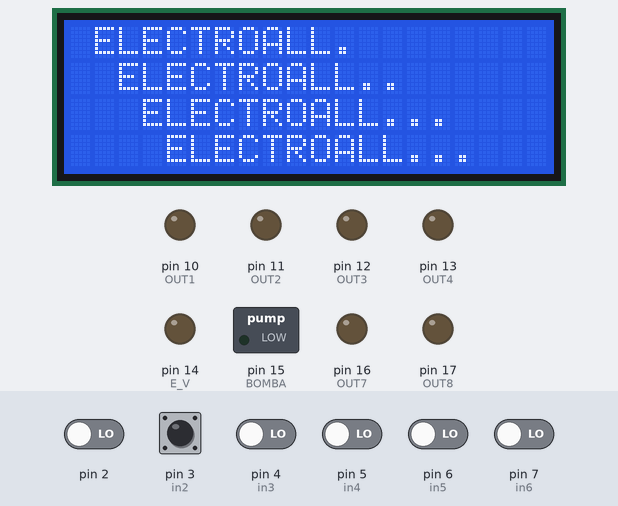
Bench run of a sketch on a simulated Arduino Uno, built with avr-gcc and run on an emulated ATmega328P. On the bench: 20×4 character LCD, switched loads named in the sketch (green lamp = pin HIGH), output pins drawn as LEDs (lit = HIGH). The test bench sets the inputs (shaded band); at power-on: pin 2, pin 3 (in2), pin 4 (in3), pin 5 (in4), pin 6 (in5), pin 7 (in6) LOW.

Above: at 2.3 s.
At 4.4 s:
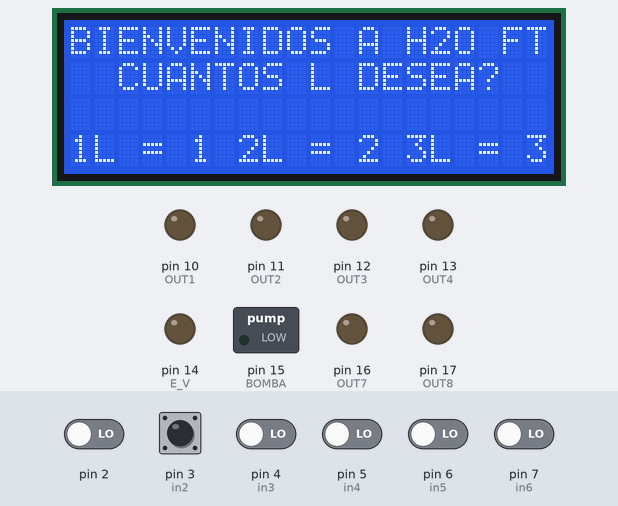
4.5 s: pin 3 (in2) pulsed HIGH 5 times (0.12 s each, 0.3 s apart)
At 6.5 s:
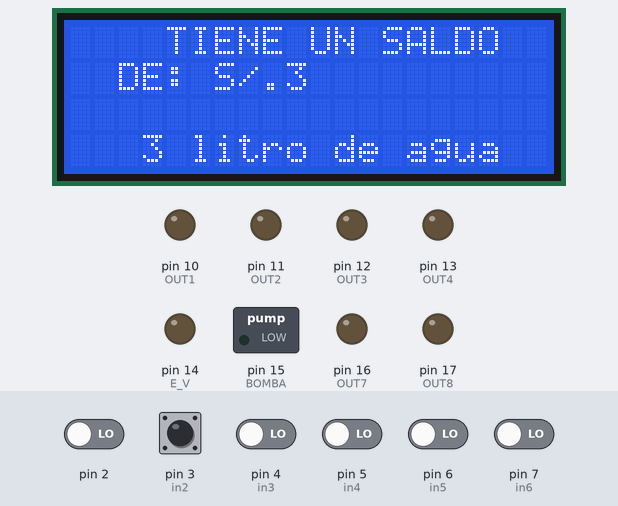
7.5 s: pin 4 (in3) driven HIGH
At 8.7 s:
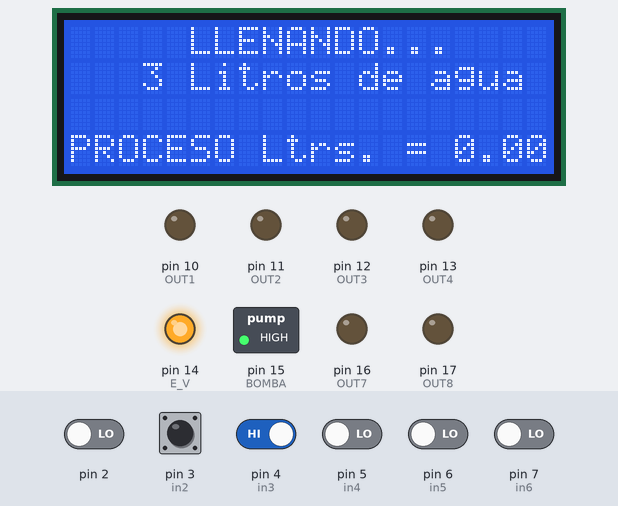
Timing chart, 0 to 10.5 s (numbered marks = the images above; inputs shaded):
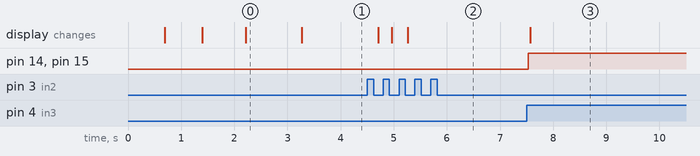

The sketch:

Prueba_Dispensador_Agua.ino
```cpp
#include <LiquidCrystal_I2C.h> // Debe descargar la Libreria que controla el I2C
#include<Wire.h>
LiquidCrystal_I2C lcd(0x27, 20, 4);
// ENTRADAS DIGITALES EXT 12V
const int in2 = 3;
const int in3 = 4;
const int in4 = 5;
const int in5 = 6;
const int in6 = 7;
// ENTRADAS DIP SWITCH
const int in7 = 8;
const int in8 = 9;
// SALIDAS TRANSISTORES
const int OUT1 = 10;
const int OUT2 = 11;
const int OUT3 = 12;
const int OUT4 = 13;
// SALIDAS RELAYS
const int E_V   = 14;
const int BOMBA = 15;
const int OUT7  = 16;
const int OUT8  = 17;
int contador = 0;
volatile double flujo;
int S_F = 0;
int P_C = 0;
int OK  = 0;
int OP2 = 0;
int OP3 = 0;
int RV2 = 0;
int LAST_C_P = 0;
int filling = 0;
int TIME = 3000;
boolean TIEMPO = false;
byte soles = 0;
boolean E0, E1, E2 = false;
boolean T01, T12, T20 = false;
void setup() {
  Serial.begin(9600);
  lcd.init();
  lcd.backlight();
  lcd.setCursor(1, 0);
  lcd.print("ELECTROALL.");
  delay(600);
  lcd.setCursor(2, 1);
  lcd.print("ELECTROALL..");
  delay(700);
  lcd.setCursor(3, 2);
  lcd.print("ELECTROALL...");
  delay(800);
  lcd.setCursor(4, 3);
  lcd.print("ELECTROALL...");
  delay(1000);
  lcd.clear();
  pinMode(in2, INPUT);
  pinMode(in3, INPUT);
  pinMode(in4, INPUT);
  pinMode(in5, INPUT);
  pinMode(in6, INPUT);
  pinMode(OUT1, OUTPUT);
  pinMode(OUT2, OUTPUT);
  pinMode(OUT3, OUTPUT);
  pinMode(OUT4, OUTPUT);
  pinMode(E_V,   OUTPUT);
  pinMode(BOMBA, OUTPUT);
  pinMode(OUT7,  OUTPUT);
  pinMode(OUT8,  OUTPUT);
  flujo = 0;
  attachInterrupt(0, pulse, RISING);  //DIGITAL Pin 2: Interrupt 0
  //attachInterrupt(1, coin, RISING);  //DIGITAL Pin 3: Interrupt 1
}
void loop() {
  P_C = digitalRead(in2);
  OK  = digitalRead(in3);
  OP2 = digitalRead(in4);
  OP3 = digitalRead(in5);
  RV2 = digitalRead(in6);
  if (E0 == true) {
    if (P_C != LAST_C_P) {
      if (P_C == LOW) {
        if (soles < 3) {
          soles++;
          lcd.clear();
        }
      }
    }
  }
  LAST_C_P = P_C;
  //INICIALIZACION***************************
  if ((!E1 && !E2) == true) {
    E0 = true;
  }
  //TRANSITION*********************************
  //from
  if (E0 == true && (soles == 1 || soles == 2 || soles == 3) && OK == true) {
    lcd.clear();
    T01 = true;
    T20 = false;
  }
  if (E1 == true && (filling == 1 || filling == 2 || filling == 3) ) {
    lcd.clear();
    T12 = true;
    T01 = false;
  }
  if (E2 == true && TIEMPO == true ) {
    lcd.clear();
    T20 = true;
    T12 = false;
  }
  //ETAPA**************************************
  if (E0 && T01 == true) {
    E0 = false;
    E1 = true;
  }
  if (E1 && T12 == true) {
    E1 = false;
    E2 = true;
  }
  if (E2 && T20 == true) {
    E2 = false;
    E0 = true;
  }
  //ACTUADORES*********************************
  //Reposo
  if (E0 == true) {
    digitalWrite(E_V,   LOW);
    digitalWrite(BOMBA, LOW);
    flujo = 0;
    filling = 0;
    if (soles == 0) {
      lcd.setCursor(0, 0);
      lcd.print("BIENVENIDOS A H2O FT");
      lcd.setCursor(2, 1);
      lcd.print("CUANTOS L DESEA?");
      lcd.setCursor(0, 3);
      lcd.print("1L = 1 2L = 2 3L = 3");
    }
    if (soles == 1) {
      lcd.setCursor(4, 0);
      lcd.print("TIENE UN SALDO");
      lcd.setCursor(2, 1);
      lcd.print("DE: S/.");
      lcd.print(soles);
      lcd.setCursor(3, 3);
      lcd.print("1 litro de agua");
    }
    if (soles == 2) {
      lcd.setCursor(4, 0);
      lcd.print("TIENE UN SALDO");
      lcd.setCursor(2, 1);
      lcd.print("DE: S/.");
      lcd.print(soles);
      lcd.setCursor(3, 3);
      lcd.print("2 litro de agua");
    }
    if (soles == 3) {
      lcd.setCursor(4, 0);
      lcd.print("TIENE UN SALDO");
      lcd.setCursor(2, 1);
      lcd.print("DE: S/.");
      lcd.print(soles);
      lcd.setCursor(3, 3);
      lcd.print("3 litro de agua");
    }
  }
  // LLENANDO AGUA
  if (E1  == true) {
    digitalWrite(E_V,   HIGH);
    digitalWrite(BOMBA, HIGH);
    if (soles == 1) {
      lcd.setCursor(5, 0);
      lcd.print("LLENANDO...");
      lcd.setCursor(3, 1);
      lcd.print("1 Litro de agua");
      lcd.setCursor(0, 3);
      lcd.print("PROCESO Ltrs. = ");
      lcd.print(flujo);
      if (flujo >= 1.0) {
        filling = 1;
      }
    }
    if (soles == 2) {
      lcd.setCursor(5, 0);
      lcd.print("LLENANDO...");
      lcd.setCursor(3, 1);
      lcd.print("2 Litros de agua");
      lcd.setCursor(0, 3);
      lcd.print("PROCESO Ltrs. = ");
      lcd.print(flujo);
      if (flujo >= 2.0) {
        filling = 2;
      }
    }
    if (soles == 3) {
      lcd.setCursor(5, 0);
      lcd.print("LLENANDO...");
      lcd.setCursor(3, 1);
      lcd.print("3 Litros de agua");
      lcd.setCursor(0, 3);
      lcd.print("PROCESO Ltrs. = ");
      lcd.print(flujo);
      if (flujo >= 3.0) {
        filling = 3;
      }
    }
  }
  //COMPLETADO
  if (E2 == true) {
    digitalWrite(E_V,   LOW);
    digitalWrite(BOMBA, LOW);
    lcd.setCursor(6, 0);
    lcd.print("COMPLETO!");
    lcd.setCursor(1, 1);
    lcd.print("RETIRE EL PRODUCTO");
    lcd.setCursor(1, 3);
    lcd.print("MUCHAS GRACIAS...");
    soles = 0;
    delay(TIME);
    TIEMPO = true;
  }
}
void pulse() {
  flujo += 1.0 / 450.0;
}
/*
  void coin() {
  soles++;
  }*/
```

Measured:
- after the input at 4.5 s, the display: first changes after 0.21 s (image 2 shows a later state)
- after the input at 7.5 s, pin 14 (E_V), pin 15 (BOMBA): LOW → HIGH at once; the display: changes after 0.07 s (image 3)
- what the display in image 0 shows lasts 1.1 s, from 2.2 s to 3.3 s
